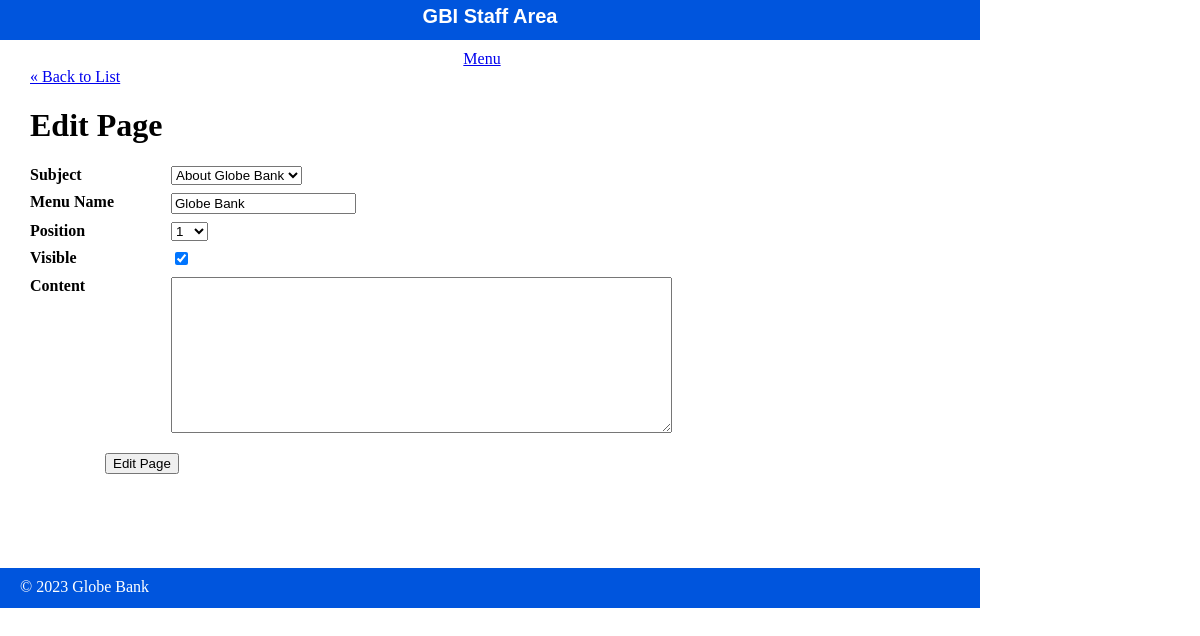
The page /Globe_Bank/public/staff/pages/edit.php?id=1 on the database its author committed.
### tables this page shows
CREATE TABLE `pages` (
  `id` int(11) NOT NULL,
  `subject_id` int(11) DEFAULT NULL,
  `menu_name` varchar(255) DEFAULT NULL,
  `position` int(3) DEFAULT NULL,
  `visible` tinyint(1) DEFAULT NULL,
  `content` text DEFAULT NULL
);

CREATE TABLE `subjects` (
  `id` int(11) NOT NULL,
  `menu_name` varchar(255) DEFAULT NULL,
  `position` int(3) DEFAULT NULL,
  `visible` tinyint(1) DEFAULT NULL
);

### Globe_Bank/private/functions.php (called while the page is built, shortened)
<?php
function url_for($script_path) {
    if($script_path[0] != '/') {
      $script_path = "/" . $script_path;
    }
    return WWW_ROOT . $script_path;
}
function u($string=""){
  return urlencode($string);
}
function h($string=""){
  return htmlspecialchars($string);
}
?>

### Globe_Bank/private/query_functions.php (called while the page is built, shortened)
<?php
    function find_all_subjects(){
        global $db;
        $sql = "select * from subjects order by position asc";
        $result = mysqli_query($db, $sql);
        return $result;
    }
    function find_all_pages(){
        global $db;
        $sql = "select * from pages order by subject_id asc, position asc";
        $result = mysqli_query($db, $sql);
        return $result;
    }
    function find_page_by_id($id) {
        global $db;
        $sql = "SELECT * FROM pages ";
        $sql .= "WHERE id='" . $id . "'";
        $result = mysqli_query($db, $sql);
        $page = mysqli_fetch_assoc($result);
        return $page;
      }
?>

### Globe_Bank/public/staff/pages/edit.php (the view, shortened to what this page needs)
<?php
require_once('../../../private/initialize.php');
$id = $_GET['id'];
if(is_post_request()) {
  $page = [];
  $page['id'] = $id;
  $page['subject_id'] = $_POST['subject_id'] ?? '';
  $page['menu_name'] = $_POST['menu_name'] ?? '';
  $page['position'] = $_POST['position'] ?? '';
  $page['visible'] = $_POST['visible'] ?? '';
  $page['content'] = $_POST['content'] ?? '';
  $result = update_page($page);
  redirect_to(url_for('/staff/pages/show.php?id=' . $id));
} else {
  $page = find_page_by_id($id);
  $page_set = find_all_pages();
  $page_count = mysqli_num_rows($page_set);
}
?>
<?php include(SHARED_PATH . '/staff_header.php'); ?>
<div id="content">
  <a class="back-link" href="<?php echo url_for('/staff/pages/index.php'); ?>">&laquo; Back to List</a>
  <div class="page edit">
    <h1>Edit Page</h1>
    <form action="<?php echo url_for('/staff/pages/edit.php?id=' . h(u($id))); ?>" method="post">
      <dl>
        <dt>Subject</dt>
        <dd>
          <select name="subject_id">
          <?php
            $subject_set = find_all_subjects();
            while($subject = mysqli_fetch_assoc($subject_set)) {
              echo "<option value=\"" . h($subject['id']) . "\"";
              if($page["subject_id"] == $subject['id']) {
                echo " selected";
              }
              echo ">" . h($subject['menu_name']) . "</option>";
            }
          ?>
          </select>
        </dd>
      </dl>
      <dl>
        <dt>Menu Name</dt>
        <dd><input type="text" name="menu_name" value="<?php echo h($page['menu_name']); ?>" /></dd>
      </dl>
      <dl>
        <dt>Position</dt>
        <dd>
          <select name="position">
            <?php
              for($i=1; $i <= $page_count; $i++) {
                echo "<option value=\"{$i}\"";
                if($page["position"] == $i) {
                  echo " selected";
                }
                echo ">{$i}</option>";
              }
            ?>
          </select>
        </dd>
      </dl>
      <dl>
        <dt>Visible</dt>
        <dd>
          <input type="checkbox" name="visible" value="1"<?php if($page['visible'] == "1") { echo " checked"; } ?> />
        </dd>
      </dl>
      <dl>
        <dt>Content</dt>
        <dd>
          <textarea name="content" cols="60" rows="10"><?php echo h($page['content']); ?></textarea>
        </dd>
      </dl>
      <div id="operations">
        <input type="submit" value="Edit Page" />
      </div>
    </form>
  </div>
</div>
<?php include(SHARED_PATH . '/staff_footer.php'); ?>

### Globe_Bank/public/stylesheets/staff.css (style rules this page uses)
html { height: 100%; width: 100%; }
body { height: 980px; width: 100%; margin: 0; padding: 0; }
#content { width: 920px; min-height: 500px; padding: 0 30px; }
dl { clear: both; overflow: hidden; margin: 0.5em 0; }
dt { float: left; font-weight: bold; width: 125px; }
dd { float: left; margin-left: 1em; }
#operations { clear: both; margin: 1em 0 1em 75px; }

### rows shown on the page
pages: subject_id "About Globe Bank", menu_name "Globe Bank", position "1", visible "☑"
